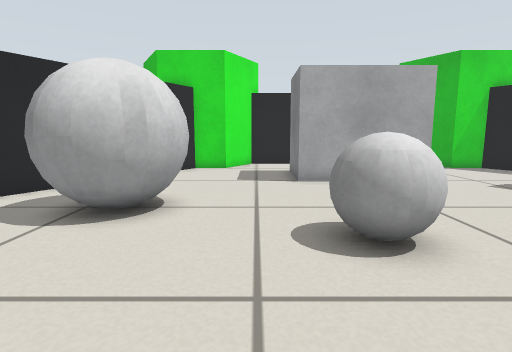
View 1 (above)

16 first-person views from a walk through a robot-simulator world made for Gazebo. The camera is 0.43 m above the floor, tilts 8° down and sees 80° across. The floor is counted in squares, 0.25 m on a side. Each view is taken from the middle of a square. On the plan, view 1 faces up. The plan holds only what a view shows up to about 16 squares ahead; the rest is blank. The place goes on beyond the plan. The robots in the file are not drawn.

View 2
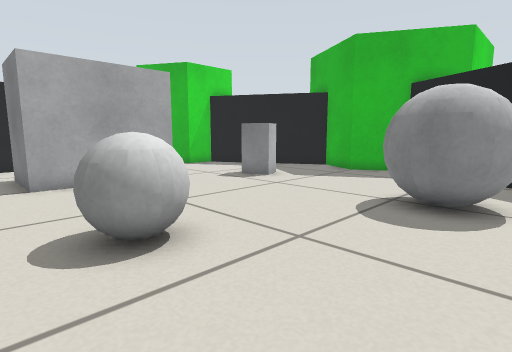

View 3
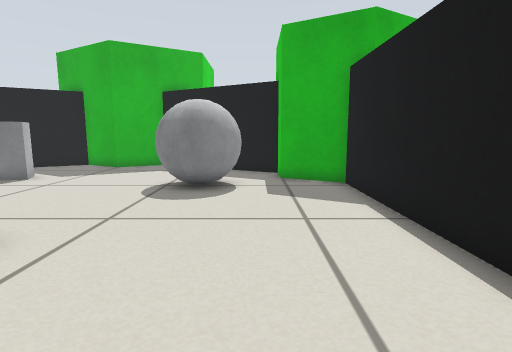

View 4
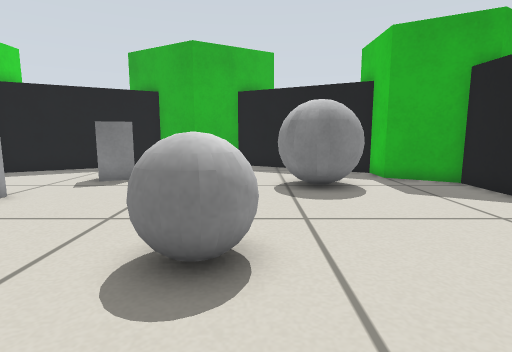

View 5
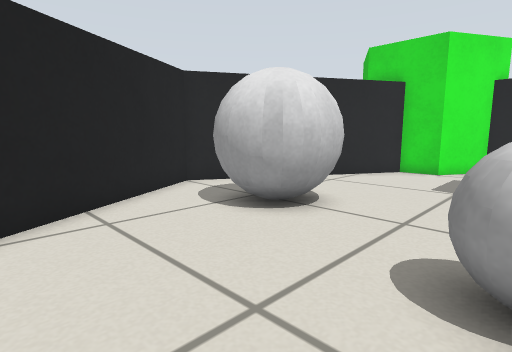

View 6
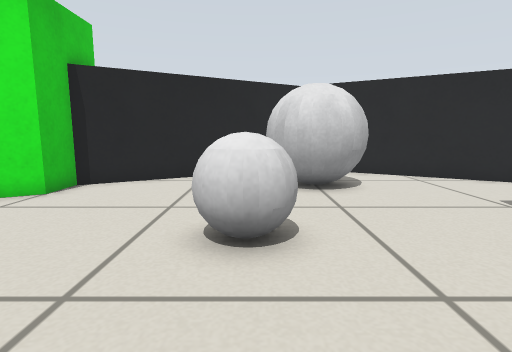

View 7
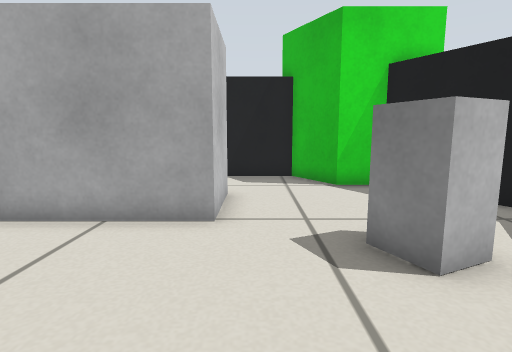

View 8
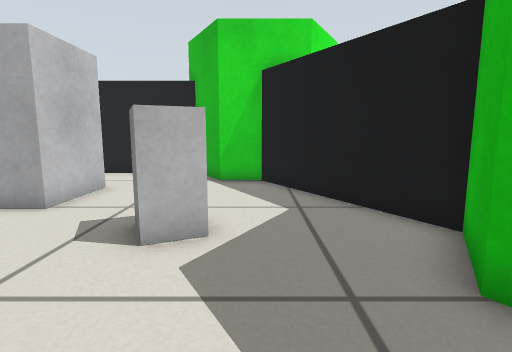

View 9
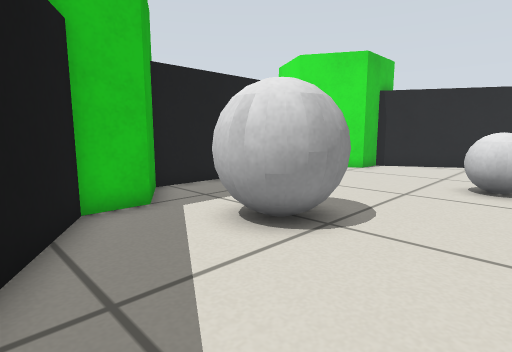

View 10
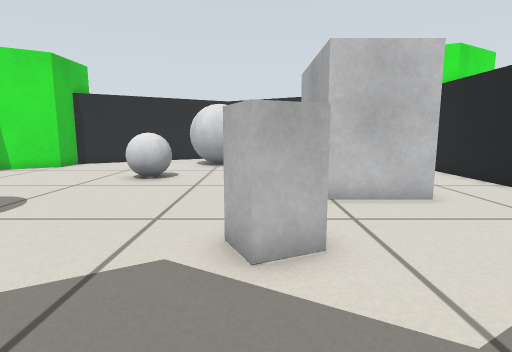

View 11
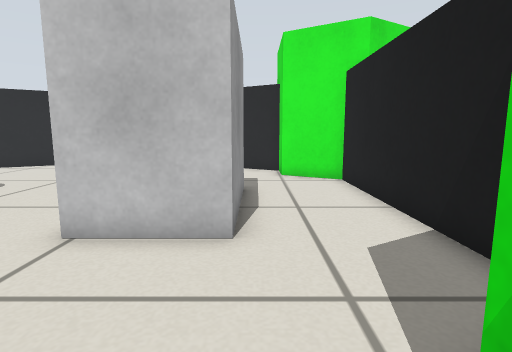

View 12
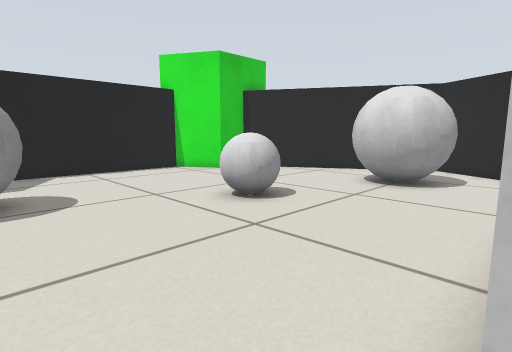

View 13
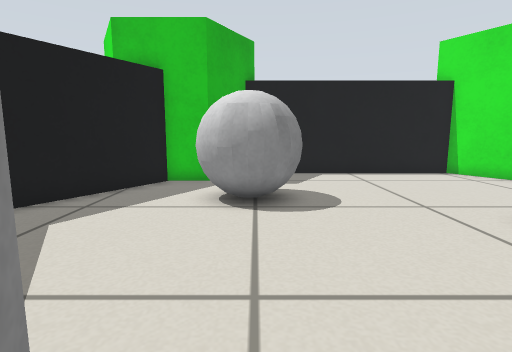

View 14
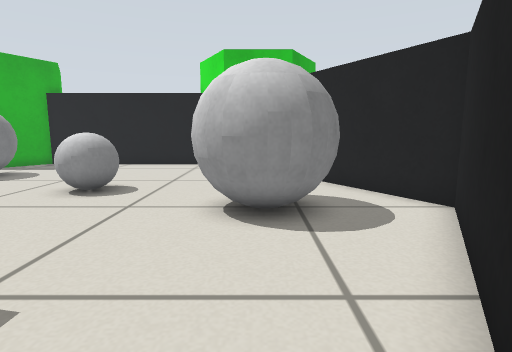

View 15
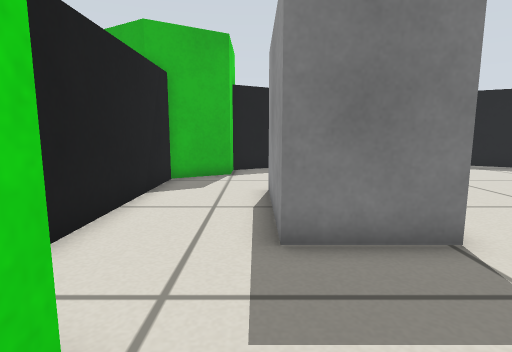

View 16
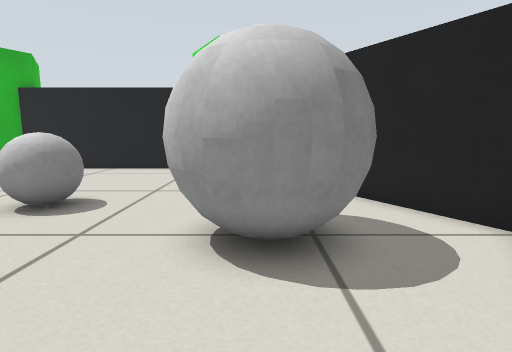

### Floor plan
Key: @ floor where view 1 was taken; # wall or solid block; . floor; B grey box; G grey ball.
Columns run from 8 left of view 1 to 15 right of it. Each row starts with its distance up from view 1.
 17        ###########
 16       ##.........##
 15     ###...........###
 14     #...............#
 13    ##.....BBBBB.....##
 12    #......B   B......##
 11   ##......BBBBB.......#
 10  ##..............BB...##
  9  #...G...........BB....#
  8 ##..GGG...............##
  7 #..GGGG...............#
  6 ##..GGG...G...........##
  5  #...G...GGG...........#
  4  ##.......G...........##
  3   ##...........GGG....#
  2    #...........GGG...##
  1    ##..........GGG..##
  0     #...@...........#
 -1     ###...........###
 -2       ##.........##
 -3        ###########

Where each view was taken, in squares from view 1:
view 1: 0 up, 0 right, facing up
view 2: 0 up, 0 right, facing up-right
view 3: 0 up, 2 left, facing right
view 4: 4 up, 2 left, facing right
view 5: 1 up, 2 right, facing up-left
view 6: 5 up, 7 right, facing left
view 7: 5 up, 7 right, facing up
view 8: 4 up, 11 right, facing up
view 9: 6 up, 13 right, facing down-left
view 10: 9 up, 14 right, facing left
view 11: 14 up, 11 right, facing left
view 12: 11 up, 8 right, facing down-left
view 13: 10 up, 8 right, facing down
view 14: 14 up, 3 left, facing down
view 15: 14 up, 3 left, facing right
view 16: 12 up, 3 left, facing down
